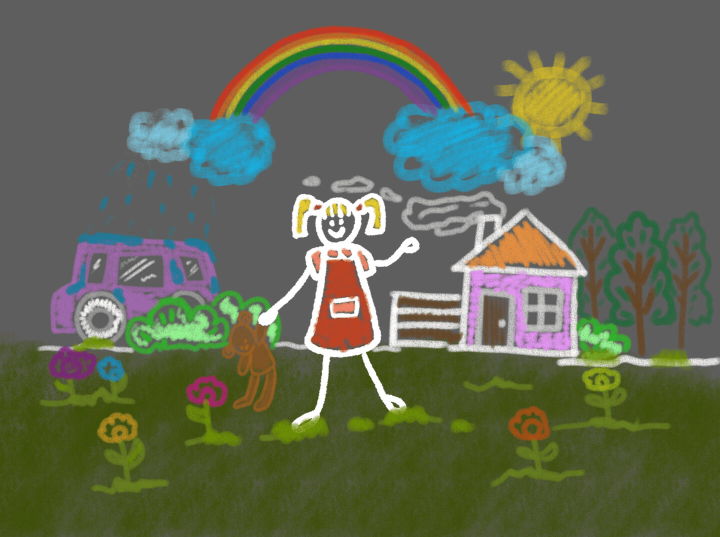
#> input picture assets/Projects/Atelier Lanyard Designs/21349538_original.jpg, 1440 x 1074 px, found by its file name (shown at 1/2 size); its folder holds 4 pictures in this run
$ python make_lanyard_thumbs.py
#> lines starting #> are read from the running program, lines starting #| are printed output that depends on the picture
from PIL import Image
import os

folder = 'assets/Projects/Atelier Lanyard Designs'
for f in sorted(os.listdir(folder)):
    im = Image.open(f'{folder}/{f}')
#> im is the input picture: PIL image 1440x1074 RGB; mean R, G, B 98.2, 104.4, 83.9
    im.thumbnail((400, 400))
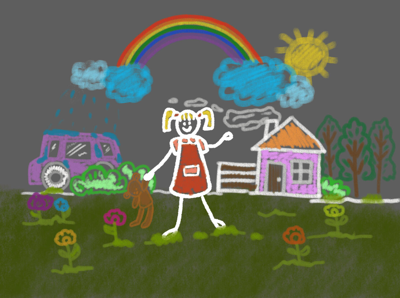
#> im: PIL image 400x298 RGB; mean R, G, B 98.2, 104.4, 83.9
    im.convert('RGB').save(f'scratch/thumb_lanyard_{f}.jpg')
    print(f"Lanyard thumb saved for {f}")
#> pass 2 of the loop `for f in sorted(os.listdir(folder)):`:
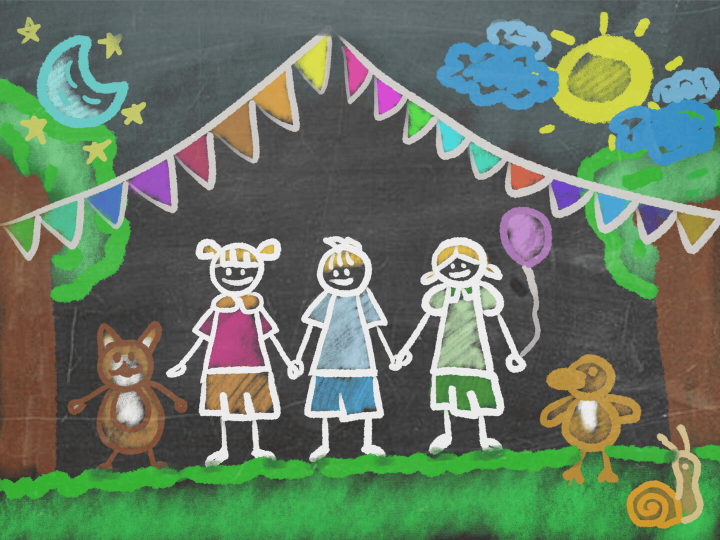
#> input picture assets/Projects/Atelier Lanyard Designs/4a6f98af_original.jpg, 1440 x 1080 px, found by its file name (shown at 1/2 size)
#> im is the input picture: PIL image 1440x1080 RGB; mean R, G, B 102.8, 121, 99.6
#> `im.thumbnail((400, 400))`:
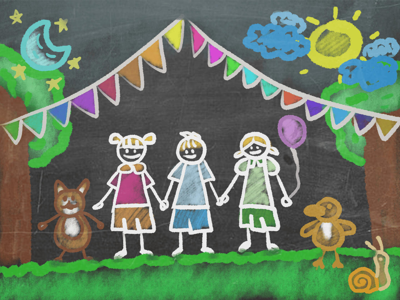
#> im: PIL image 400x300 RGB; mean R, G, B 102.8, 121, 99.6
#> pass 3 of the loop `for f in sorted(os.listdir(folder)):`:
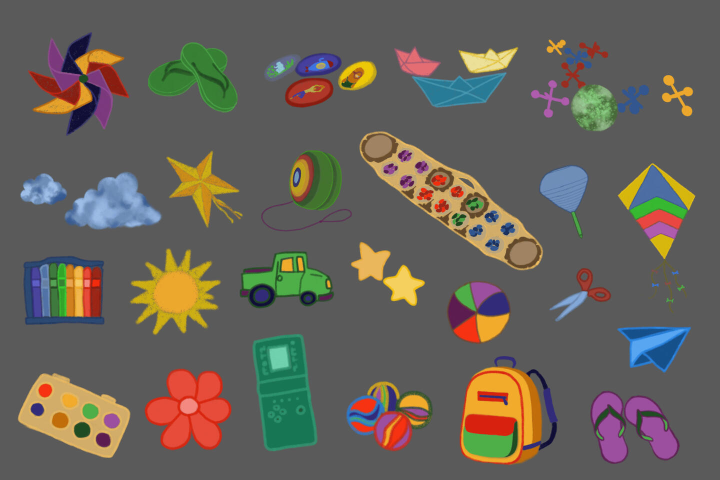
#> input picture assets/Projects/Atelier Lanyard Designs/6b6e2336_original.jpg, 1440 x 960 px, found by its file name (shown at 1/2 size)
#> im is the input picture: PIL image 1440x960 RGB; mean R, G, B 103.5, 98, 89.1
#> `im.thumbnail((400, 400))`:
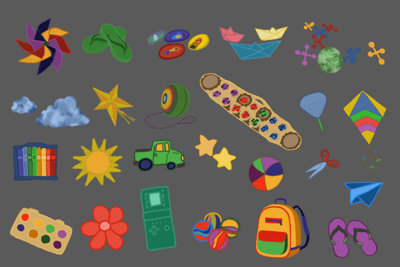
#> im: PIL image 400x267 RGB; mean R, G, B 103.5, 98, 89.1
#> the loop made 4 passes; the first 3 are shown
